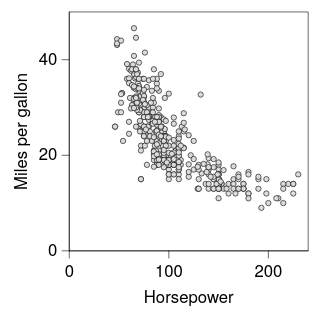

Specify this chart in Vega-Lite:
### Vega-Lite specification from a JSON file in a GitHub repository (floating-point values rounded to 4 significant figures; data arrays with more than 128 entries replaced by an {"elided": "..."} marker saying what was removed)
{"background": null, "config": {"arc": {"fill": "#DBDBDB", "fillOpacity": 1.0, "innerRadius": 25.0, "padAngle": 0.03, "stroke": "black", "strokeOpacity": 1, "strokeWidth": 0.25}, "area": {"fill": "#DBDBDB", "fillOpacity": 1.0, "stroke": "black", "strokeOpacity": 1, "strokeWidth": 0.25}, "axis": {"domain": true, "domainCap": "round", "domainColor": "black", "domainWidth": 0.25, "grid": false, "gridCap": "round", "gridColor": "#F1F1F1", "gridDash": [0, 0], "gridOpacity": 1.0, "gridWidth": 0.25, "labelColor": "black", "labelFont": "Helvetica Neue", "labelFontSize": 7, "labelFontStyle": "normal", "labelFontWeight": 400, "offset": 0, "ticks": true, "tickCap": "round", "tickColor": "black", "tickRound": false, "tickSize": 3, "tickWidth": 0.25, "titleColor": "black", "titleFont": "Helvetica Neue", "titleFontSize": 7, "titleFontStyle": "normal", "titleFontWeight": 400}, "axisX": {"domain": true, "labelAlign": "center", "labelAngle": 0, "labels": true, "ticks": true, "translate": 0}, "axisY": {"domain": true, "labelAlign": "right", "labelAngle": 0, "labels": true, "ticks": true, "translate": 0}, "axisRight": {"domain": true, "labelAlign": "left", "labelAngle": 0, "labels": true, "ticks": true, "translate": 0}, "axisTop": {"domain": true, "labelAlign": "center", "labelAngle": 0, "labels": true, "ticks": true, "translate": 0}, "axisBand": {"tickOffset": 0}, "bar": {"fill": "#DBDBDB", "fillOpacity": 1.0, "stroke": "black", "strokeOpacity": 1, "strokeWidth": 0.25}, "boxplot": {"size": 9.0, "ticks": {"cornerRadius": 0.25, "fill": "black", "size": 4.5, "thickness": 0.25}, "box": {"fillOpacity": 1.0, "stroke": "black", "strokeOpacity": 1, "strokeWidth": 0.25}, "median": {"fill": "black", "fillOpacity": 1.0, "size": 9.0, "thickness": 0.25}, "rule": {"fill": "black", "fillOpacity": 1.0, "size": 10.0, "stroke": "black", "strokeDash": [0, 0], "strokeOpacity": 1, "strokeWidth": 0.25}, "outliers": {"color": "black", "fill": "black", "fillOpacity": 1.0, "size": 0, "stroke": "black", "strokeOpacity": 1, "strokeWidth": 0.25}}, "circle": {"fill": "black", "fillOpacity": 1.0, "size": 0.5, "stroke": null, "strokeOpacity": 1, "strokeWidth": 0.25}, "errorband": {"band": {"fillOpacity": 0.6, "stroke": null, "strokeWidth": 0.25, "strokeOpacity": 1}, "borders": {"opacity": 0, "strokeOpacity": 0.25, "strokeWidth": 1}}, "errorbar": {"opacity": 1, "rule": {"strokeDash": [0, 0], "strokeWidth": 0.25}, "ticks": {"color": "black", "cornerRadius": 0.125, "opacity": 1, "size": 6.0, "thickness": 0.25}, "thickness": 0.25}, "font": "Helvetica Neue", "geoshape": {"fill": "#DBDBDB", "fillOpacity": 1.0, "stroke": "black", "strokeOpacity": 1, "strokeWidth": 0.25}, "header": {"labelColor": "black", "labelFont": "Helvetica Neue", "labelFontSize": 7, "labelFontStyle": "normal", "labelFontWeight": 400, "titleColor": "black", "titleFont": "Helvetica Neue", "titleFontSize": 7, "titleFontStyle": "normal", "titleFontWeight": 400, "titlePadding": 0}, "legend": {"disable": false, "offset": 4.5, "gradientLength": 50.0, "gradientThickness": 5.0, "gradientOpacity": 1.0, "gradientStrokeColor": "black", "gradientStrokeWidth": 0.25, "labelColor": "black", "labelFont": "Helvetica Neue", "labelFontSize": 7, "labelFontStyle": "normal", "labelFontWeight": 400, "strokeColor": "black", "strokeWidth": 0, "symbolSize": 42, "symbolStrokeColor": "black", "symbolStrokeWidth": 0.25, "titleColor": "black", "titleFont": "Helvetica Neue", "titleFontSize": 7, "titleFontStyle": "normal", "titleFontWeight": 400}, "line": {"color": "black", "stroke": "black", "strokeCap": "round", "strokeDash": [0, 0], "strokeOpacity": 1, "strokeWidth": 0.375}, "point": {"filled": true, "fill": "#DBDBDB", "fillOpacity": 1.0, "size": 5.0, "stroke": "black", "strokeOpacity": 1, "strokeWidth": 0.25}, "range": {"category": ["#C6D9F1", "#F1C9CB", "#FEF0B9", "#CEE37A", "#7AA8E0", "#E589A3", "#FDDD5D", "#68B961", "#4177B1", "#C35082", "#E5C227", "#438156"], "diverging": {"scheme": ["#C35082", "#CE6D94", "#D989A7", "#E2A4BA", "#EABFCE", "#F1DBE2", "#F6F6F6", "#D7E0EB", "#B9CBE0", "#9BB6D5", "#7DA1C9", "#5F8CBD", "#4177B1"]}, "heatmap": {"scheme": ["#DFE9F7", "#C6D9F1", "#ADC8EC", "#94B8E6", "#7AA8E0", "#6097DA", "#4D87CA", "#4177B1", "#386898", "#2F597F", "#264A69", "#1D3A58"]}, "ordinal": {"scheme": ["#F1F1F1", "#DBDBDB", "#C6C6C6", "#B2B2B2", "#9D9D9D", "#898989", "#767676", "#636363", "#515151", "#404040", "#2F2F2F", "#1F1F1F"]}, "ramp": {"scheme": ["#DFE9F7", "#C6D9F1", "#ADC8EC", "#94B8E6", "#7AA8E0", "#6097DA", "#4D87CA", "#4177B1", "#386898", "#2F597F", "#264A69", "#1D3A58"]}}, "rule": {"color": "black", "stroke": "black", "strokeCap": "round", "strokeDash": [2, 2], "strokeOpacity": 1, "strokeWidth": 0.25}, "scale": {"bandPaddingInner": 0.1, "bandPaddingOuter": 0.1, "round": false}, "rect": {"fill": "#DBDBDB", "fillOpacity": 1.0, "stroke": "black", "strokeOpacity": 1, "strokeWidth": 0.25}, "square": {"fill": "#DBDBDB", "fillOpacity": 1.0, "size": 10.0, "stroke": "black", "strokeOpacity": 1, "strokeWidth": 0.25}, "text": {"color": "black", "font": "Helvetica Neue", "fontSize": 7, "fontStyle": "normal", "fontWeight": 400}, "title": {"anchor": "middle", "frame": "group", "color": "black", "font": "Helvetica Neue", "fontSize": 7, "fontStyle": "normal", "fontWeight": 400, "subtitleColor": "black", "subtitleFont": "Helvetica Neue", "subtitleFontSize": "Helvetica Neue", "subtitleFontStyle": "normal", "subtitleFontWeight": 400}, "view": {"continuousWidth": 100, "continuousHeight": 100, "discreteWidth": 100, "discreteHeight": 100, "fill": null, "stroke": "black", "strokeWidth": 0.25}}, "data": {"name": "data-7285c4e2e195e5a75737a34913199f5f"}, "mark": {"type": "point"}, "encoding": {"x": {"field": "Horsepower", "type": "quantitative"}, "y": {"field": "Miles_per_Gallon", "title": "Miles per gallon", "type": "quantitative"}}, "$schema": "https://vega.github.io/schema/vega-lite/v6.4.1.json", "datasets": {"data-7285c4e2e195e5a75737a34913199f5f": {"elided": "392 records"}}}
